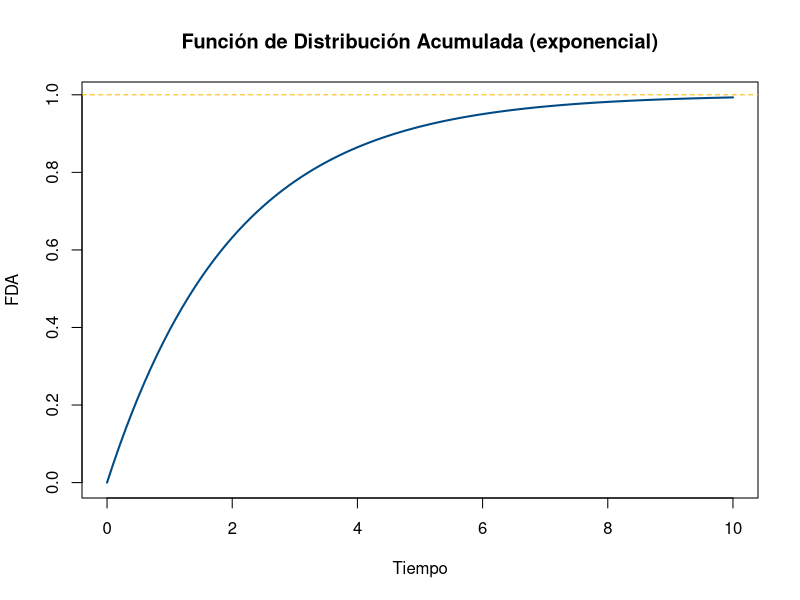

Here is the R script that generated this plot:
## ---- chunk 1
tiempo_resistencia <- c(500, 520, 510, 530, 550, 540, 560, 520,
                         500, 580, 590, 600, 610, 620, 630, 640,
                         650, 620, 630, 640, 620, 610, 600, 590,
                         580, 570, 550, 540, 530, 520)

tiempo_ordenado <- sort(tiempo_resistencia)
frecuencia_acumulada <- cumsum(table(factor(tiempo_ordenado, levels = unique(tiempo_ordenado))))
fda <- frecuencia_acumulada / length(tiempo_resistencia)
fda
## ---- chunk 2
#| message: false
library(tidyverse)

fda_tidy <- tibble(tiempo = tiempo_resistencia) |>
  count(tiempo, name = "Frec_absoluta") |>
  arrange(tiempo) |>
  mutate(
    Frec_acumulada = cumsum(Frec_absoluta),
    FDA            = Frec_acumulada / sum(Frec_absoluta)
  )
fda_tidy
## ---- chunk 3
#| label: fig-fda-exponencial
#| fig-cap: "FDA teórica de una exponencial con λ=0.5"
lambda <- 0.5
fda_exp <- function(x, lambda) ifelse(x < 0, 0, 1 - exp(-lambda * x))

valores <- seq(0, 10, by = 0.1)
plot(valores, fda_exp(valores, lambda), type = "l", col = "#004B85", lwd = 2,
     xlab = "Tiempo", ylab = "FDA", main = "Función de Distribución Acumulada (exponencial)")
abline(h = 1, col = "#FFB903", lty = 2)
